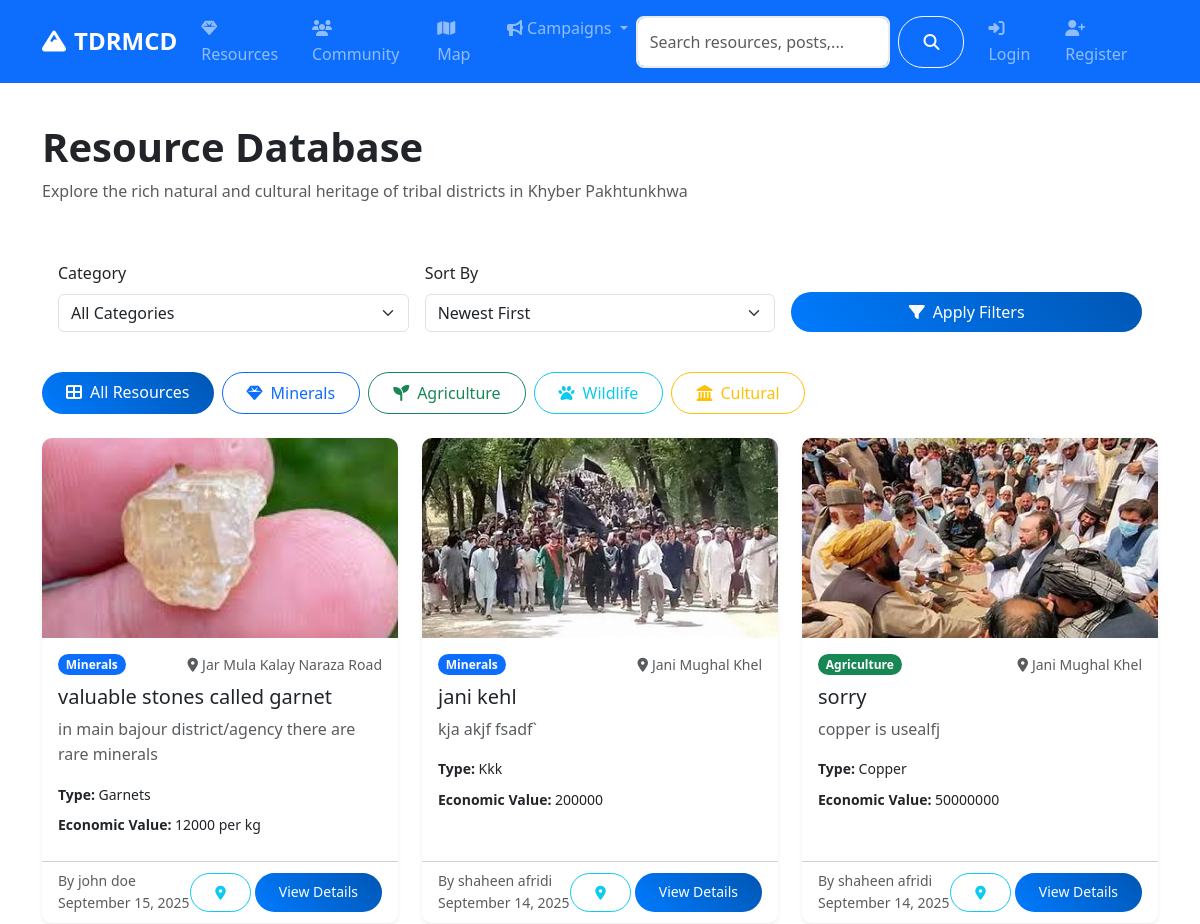
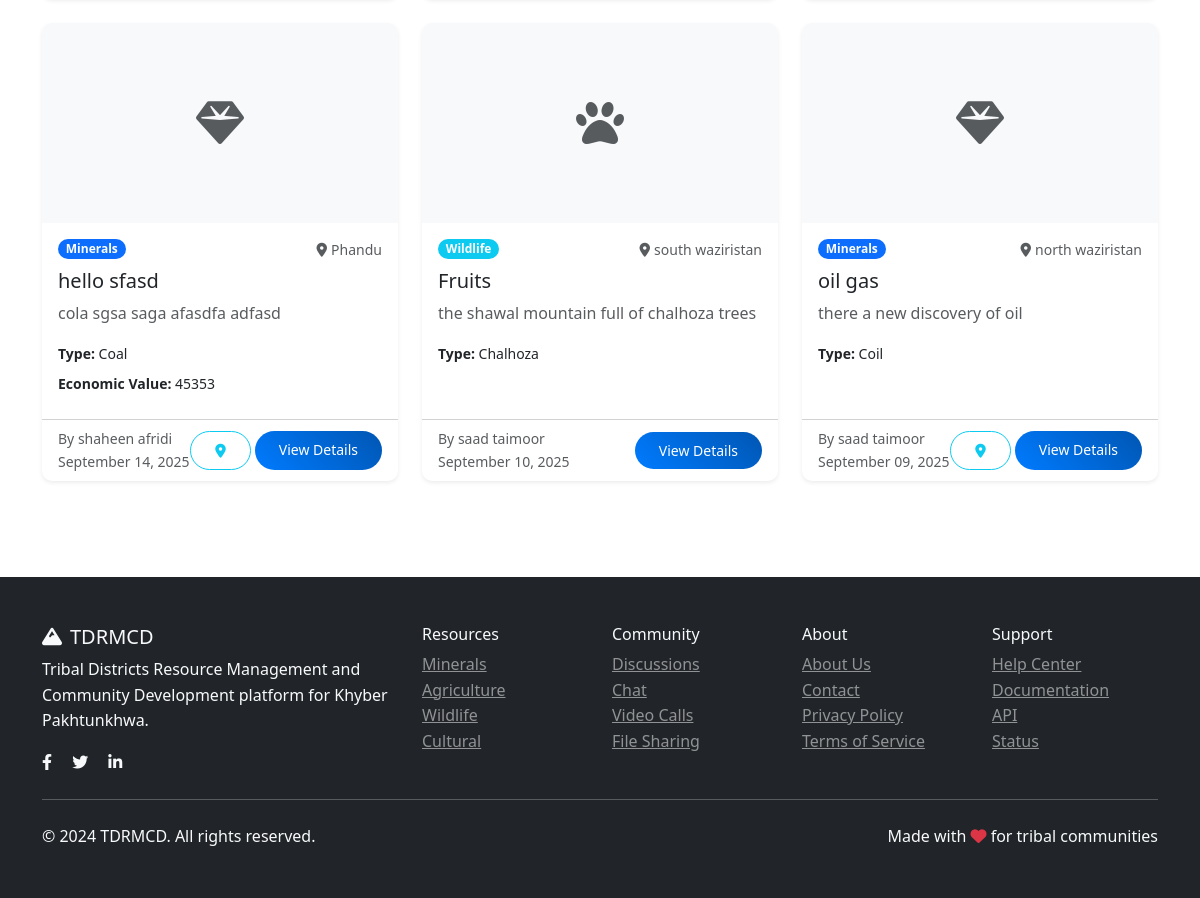
Page /resources/ on the committed database (2 pictures, top to bottom).
### models.py (models this page shows, shortened)
class Resource(db.Model):
    id = db.Column(db.Integer, primary_key=True)
    title = db.Column(db.String(200), nullable=False)
    description = db.Column(db.Text, nullable=False)
    category = db.Column(db.String(50), nullable=False)  # minerals, agriculture, wildlife, cultural
    subcategory = db.Column(db.String(50))  # gas, copper, coal, wheat, etc.
    location = db.Column(db.String(200))
    latitude = db.Column(db.Float)
    longitude = db.Column(db.Float)
    economic_value = db.Column(db.String(100))
    sustainability_info = db.Column(db.Text)
    image_url = db.Column(db.String(200))
    attachment_filename = db.Column(db.String(200))  # Stored filename
    attachment_original_name = db.Column(db.String(200))  # Original filename
    attachment_file_type = db.Column(db.String(50))  # File extension
    attachment_file_size = db.Column(db.Integer)  # File size in bytes
    attachment_reference = db.Column(db.Text)  # Required reference for validation
    status = db.Column(db.String(20), default='active')  # active, inactive, under_review
    author_id = db.Column(db.Integer, db.ForeignKey('user.id'), nullable=False)
    created_at = db.Column(db.DateTime, default=datetime.utcnow)
    updated_at = db.Column(db.DateTime, default=datetime.utcnow, onupdate=datetime.utcnow)

class User(UserMixin, db.Model):
    id = db.Column(db.Integer, primary_key=True)
    username = db.Column(db.String(80), unique=True, nullable=False)
    email = db.Column(db.String(120), unique=True, nullable=False)
    password_hash = db.Column(db.String(120), nullable=False)
    first_name = db.Column(db.String(50), nullable=False)
    last_name = db.Column(db.String(50), nullable=False)
    role = db.Column(db.String(20), default='user')  # user, admin, researcher
    location = db.Column(db.String(100))
    bio = db.Column(db.Text)
    avatar = db.Column(db.String(200), default='default.jpg')
    is_active = db.Column(db.Boolean, default=True)
    created_at = db.Column(db.DateTime, default=datetime.utcnow)
    last_seen = db.Column(db.DateTime, default=datetime.utcnow)
    resources = db.relationship('Resource', backref='author', lazy='dynamic')
    posts = db.relationship('CommunityPost', backref='author', lazy='dynamic')
    chat_messages = db.relationship('ChatMessage', backref='sender', lazy='dynamic')
    file_submissions = db.relationship(
        'FileSubmission',
        foreign_keys='FileSubmission.submitter_id',
        backref='submitter',
        lazy='dynamic'
    )
    reviewed_submissions = db.relationship(
        'FileSubmission',
        foreign_keys='FileSubmission.reviewed_by',
        backref='reviewer_user',
        lazy='dynamic'
    )
    notifications = db.relationship('Notification', backref='user', lazy='dynamic')
    def get_full_name(self):
        return f"{self.first_name} {self.last_name}"

### routes/resources.py (the view)
@resources_bp.route('/')
def index():
    page = request.args.get('page', 1, type=int)
    category = request.args.get('category', 'all')
    sort_by = request.args.get('sort', 'newest')
    query = Resource.query.filter_by(status='active')
    if category != 'all':
        query = query.filter_by(category=category)
    if sort_by == 'newest':
        query = query.order_by(Resource.created_at.desc())
    elif sort_by == 'oldest':
        query = query.order_by(Resource.created_at.asc())
    elif sort_by == 'title':
        query = query.order_by(Resource.title.asc())
    resources = query.paginate(
        page=page, per_page=12, error_out=False
    )
    categories = db.session.query(Resource.category).distinct().all()
    categories = [cat[0] for cat in categories]
    return render_template('resources/index.html',
                         resources=resources,
                         categories=categories,
                         current_category=category,
                         current_sort=sort_by)

### templates/resources/index.html (shortened to what this page needs)
{% extends "base.html" %}
{% block content %}
<div class="container py-4">
    <div class="row mb-4">
        <div class="col-md-8">
            <h1 class="fw-bold">Resource Database</h1>
            <p class="text-muted">Explore the rich natural and cultural heritage of tribal districts in Khyber Pakhtunkhwa</p>
        </div>
        <div class="col-md-4 text-md-end">
        </div>
    </div>
    <div class="row mb-4">
        <div class="col-12">
            <div class="card">
                <div class="card-body">
                    <form method="GET" action="{{ url_for('resources.index') }}" class="row g-3">
                        <div class="col-md-4">
                            <label class="form-label">Category</label>
                            <select name="category" class="form-select">
                                <option value="all" {% if current_category == 'all' %}selected{% endif %}>All Categories</option>
                            </select>
                        </div>
                        <div class="col-md-4">
                            <label class="form-label">Sort By</label>
                            <select name="sort" class="form-select">
                                <option value="newest" {% if current_sort == 'newest' %}selected{% endif %}>Newest First</option>
                            </select>
                        </div>
                        <div class="col-md-4 d-flex align-items-end">
                            <button type="submit" class="btn btn-primary w-100">
                                <i class="fas fa-filter me-2"></i>Apply Filters
                            </button>
                        </div>
                    </form>
                </div>
            </div>
        </div>
    </div>
    <div class="row mb-4">
        <div class="col-12">
            <div class="d-flex gap-2 flex-wrap">
                <a href="{{ url_for('resources.index') }}"
                   class="btn {% if current_category == 'all' %}btn-primary{% else %}btn-outline-primary{% endif %}">
                    <i class="fas fa-th-large me-2"></i>All Resources
                </a>
                <a href="{{ url_for('resources.by_category', category='minerals') }}"
                   class="btn {% if current_category == 'minerals' %}btn-primary{% else %}btn-outline-primary{% endif %}">
                    <i class="fas fa-gem me-2"></i>Minerals
                </a>
                <a href="{{ url_for('resources.by_category', category='agriculture') }}"
                   class="btn {% if current_category == 'agriculture' %}btn-success{% else %}btn-outline-success{% endif %}">
                    <i class="fas fa-seedling me-2"></i>Agriculture
                </a>
                <a href="{{ url_for('resources.by_category', category='wildlife') }}"
                   class="btn {% if current_category == 'wildlife' %}btn-info{% else %}btn-outline-info{% endif %}">
                    <i class="fas fa-paw me-2"></i>Wildlife
                </a>
                <a href="{{ url_for('resources.by_category', category='cultural') }}"
                   class="btn {% if current_category == 'cultural' %}btn-warning{% else %}btn-outline-warning{% endif %}">
                    <i class="fas fa-landmark me-2"></i>Cultural
                </a>
            </div>
        </div>
    </div>
    <div class="row">
        {% if resources.items %}
            {% for resource in resources.items %}
            <div class="col-lg-4 col-md-6 mb-4">
                <div class="card resource-card h-100 shadow-sm">
                    {% if resource.image_url %}
                    <img src="{{ url_for('serve_uploaded_file', subdir='resources', filename=resource.image_url.split('/')[-1]) }}"
                         class="card-img-top" alt="{{ resource.title }}" style="height: 200px; object-fit: cover;">
                    {% else %}
                    <div class="card-img-top bg-light d-flex align-items-center justify-content-center" style="height: 200px;">
                        <i class="fas fa-{{ 'gem' if resource.category == 'minerals' else 'seedling' if resource.category == 'agriculture' else 'paw' if resource.category == 'wildlife' else 'landmark' }} fa-3x text-muted"></i>
                    </div>
                    {% endif %}
                    <div class="card-body">
                        <div class="d-flex justify-content-between align-items-start mb-2">
                            <span class="badge bg-{{ 'primary' if resource.category == 'minerals' else 'success' if resource.category == 'agriculture' else 'info' if resource.category == 'wildlife' else 'warning' }}">
                                {{ resource.category.title() }}
                            </span>
                            {% if resource.location %}
                            <small class="text-muted">
                                <i class="fas fa-map-marker-alt me-1"></i>{{ resource.location }}
                            </small>
                            {% endif %}
                        </div>
                        <h5 class="card-title">{{ resource.title }}</h5>
                        <p class="card-text text-muted">
                            {{ resource.description[:100] }}{% if resource.description|length > 100 %}...{% endif %}
                        </p>
                        {% if resource.subcategory %}
                        <p class="small mb-2">
                            <strong>Type:</strong> {{ resource.subcategory.title() }}
                        </p>
                        {% endif %}
                        {% if resource.economic_value %}
                        <p class="small mb-2">
                            <strong>Economic Value:</strong> {{ resource.economic_value }}
                        </p>
                        {% endif %}
                    </div>
                    <div class="card-footer bg-transparent">
                        <div class="d-flex justify-content-between align-items-center">
                            <small class="text-muted">
                                By {{ resource.author.get_full_name() }}
                                <br>{{ resource.created_at.strftime('%B %d, %Y') }}
                            </small>
                            <div class="d-flex gap-1">
                                {% if resource.latitude and resource.longitude %}
                                <button class="btn btn-sm btn-outline-info"
                                        onclick="showOnMap({{ resource.latitude }}, {{ resource.longitude }}, '{{ resource.title }}')"
                                        data-bs-toggle="tooltip" title="Show on Map">
                                    <i class="fas fa-map-marker-alt"></i>
                                </button>
                                {% endif %}
                                <a href="{{ url_for('resources.detail', id=resource.id) }}"
                                   class="btn btn-sm btn-primary">
                                    View Details
                                </a>
                            </div>
                        </div>
                    </div>
                </div>
            </div>
            {% endfor %}
        {% endif %}
    </div>
</div>
{% endblock %}

### static/css/style.css (style rules this page uses)
:root { --primary-color: #007bff; --secondary-color: #6c757d; --success-color: #28a745; --info-color: #17a2b8; --warning-color: #ffc107; --danger-color: #dc3545; --light-color: #f8f9fa; --dark-color: #343a40; }
body { font-family: 'Segoe UI', Tahoma, Geneva, Verdana, sans-serif; line-height: 1.6; }
.card { border: none; border-radius: 10px; transition: all 0.3s ease; }
.resource-card { overflow: hidden; }
.resource-card img { transition: transform 0.3s ease; }
.btn { border-radius: 25px; padding: 0.5rem 1.5rem; font-weight: 500; transition: all 0.3s ease; cursor: pointer; }
.btn-primary { background: linear-gradient(45deg, var(--primary-color), #0056b3); border: none; }
.badge { font-size: 0.75rem; padding: 0.35em 0.65em; border-radius: 15px; }

### rows in the picture
Resource: image_url (picture), category "Minerals", location "Jar Mula Kalay Naraza Road", title "valuable stones called garnet", description "in main bajour district/agency there are rare minerals", subcategory "Garnets", economic_value "12000 per kg", author.get_full_name "john doe", created_at "September 15, 2025"
Resource: image_url (picture), category "Minerals", location "Jani Mughal Khel", title "jani kehl", description "kja akjf fsadf`", subcategory "Kkk", economic_value "200000", author.get_full_name "shaheen afridi", created_at "September 14, 2025"
Resource: image_url (picture), category "Agriculture", location "Jani Mughal Khel", title "sorry", description "copper is usealfj", subcategory "Copper", economic_value "50000000", author.get_full_name "shaheen afridi", created_at "September 14, 2025"
Resource: category "Minerals", location "Phandu", title "hello sfasd", description "cola sgsa saga afasdfa adfasd", subcategory "Coal", economic_value "45353", author.get_full_name "shaheen afridi", created_at "September 14, 2025"
Resource: category "Wildlife", location "south waziristan", title "Fruits", description "the shawal mountain full of chalhoza trees", subcategory "Chalhoza", author.get_full_name "saad taimoor", created_at "September 10, 2025"
Resource: category "Minerals", location "north waziristan", title "oil gas", description "there a new discovery of oil", subcategory "Coil", author.get_full_name "saad taimoor", created_at "September 09, 2025"
